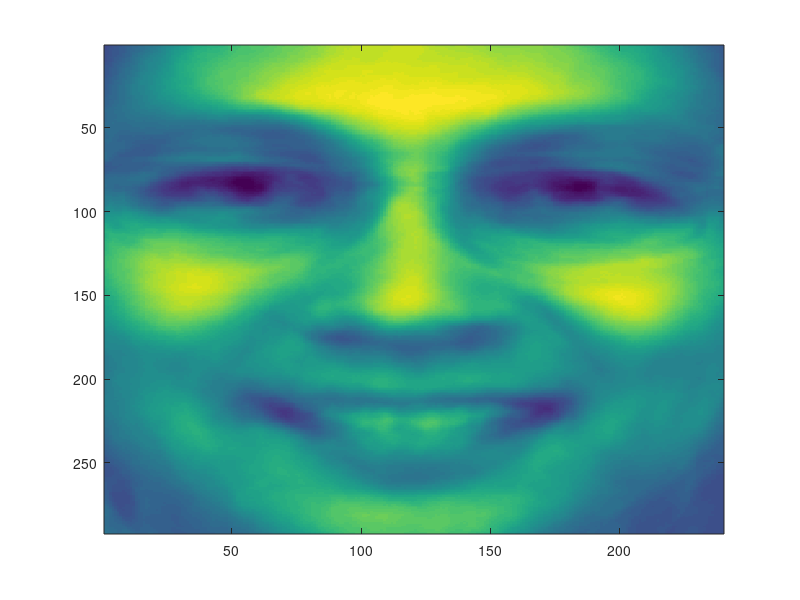

Write MATLAB code to recreate this figure. (Note: this script raises an error after producing the figure.)
% getting data from file
hw3p1_data = load('hw3p1_data.mat');
width = hw3p1_data.rows;
height = hw3p1_data.cols;
data = hw3p1_data.x;

% part a
avg_face = mean(data);
avg_face_reshaped = reshape(avg_face, [width, height]);
imagesc(avg_face_reshaped);

% part b
cent_data = data - avg_face;
[u, P, D] = snapshot_pca(cent_data);

efaces = zeros(P, D);
for i = 1:P
    efaces(:,:) = efaces(:,:) + u(:,i)*data(i,:);
end

figure;
for i = 1:P
    if i <= 6
        reshaped_img = reshape(efaces(i,:), [width, height]);
        subplot(2,3,i);
        imagesc(reshaped_img);
        title(strcat('eigenface #', num2str(i)));
    end
end

% part c
figure;
subplot(3,5,1);
scatter(efaces(1,:), efaces(2,:));
title('PC1 x PC2')

subplot(3,5,2);
scatter(efaces(1,:), efaces(3,:));
title('PC1 x PC3')

subplot(3,5,3);
scatter(efaces(1,:), efaces(4,:));
title('PC1 x PC4')

subplot(3,5,4);
scatter(efaces(1,:), efaces(5,:));
title('PC1 x PC5');

subplot(3,5,5);
scatter(efaces(1,:), efaces(6,:));
title('PC1 x PC6');

subplot(3,5,6);
scatter(efaces(2,:), efaces(3,:));
title('PC2 x PC3');

subplot(3,5,7);
scatter(efaces(2,:), efaces(4,:));
title('PC2 x PC4');

subplot(3,5,8);
scatter(efaces(2,:), efaces(5,:));
title('PC2 x PC5');

subplot(3,5,9);
scatter(efaces(2,:), efaces(6,:));
title('PC2 x PC6');

subplot(3,5,10);
scatter(efaces(3,:), efaces(4,:));
title('PC3 x PC4');

subplot(3,5,11);
scatter(efaces(3,:), efaces(5,:));
title('PC3 x PC5');

subplot(3,5,12);
scatter(efaces(3,:), efaces(6,:));
title('PC3 x PC6');

subplot(3,5,13);
scatter(efaces(4,:), efaces(5,:));
title('PC4 x PC5');

subplot(3,5,14);
scatter(efaces(4,:), efaces(6,:));
title('PC4 x PC6');

subplot(3,5,15);
scatter(efaces(5,:), efaces(6,:));
title('PC5 x PC6');